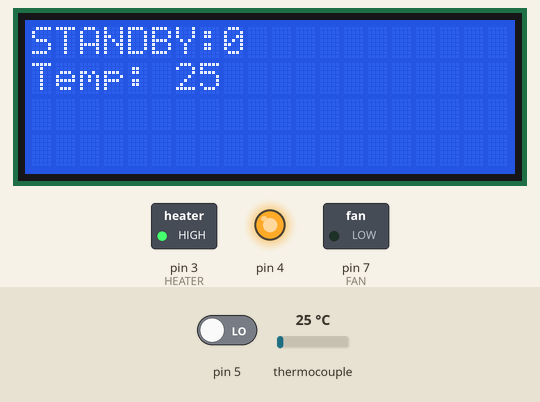
Bench run of a sketch on a simulated Arduino Uno, built with avr-gcc and run on an emulated ATmega328P. Shown: 20×4 character LCD, switched loads named in the sketch (green lamp = pin HIGH), output pins drawn as LEDs (lit = HIGH). Dashed ring = blinking. The inputs (shaded band) are chosen by the test bench; at power-on: pin 5 LOW, thermocouple 25 °C. Pins used as bus, display or sensor lines are not drawn; what the sketch prints to the serial monitor is not drawn.

Above: at 1.2 s.
1.3 s: pin 5 driven HIGH
At 2.8 s:
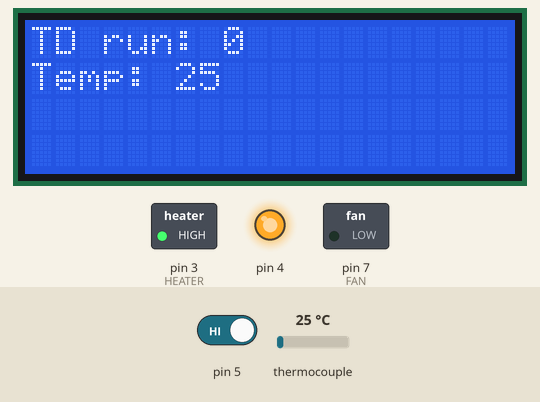
4.3 s: thermocouple set to 6 °C
At 5.8 s:
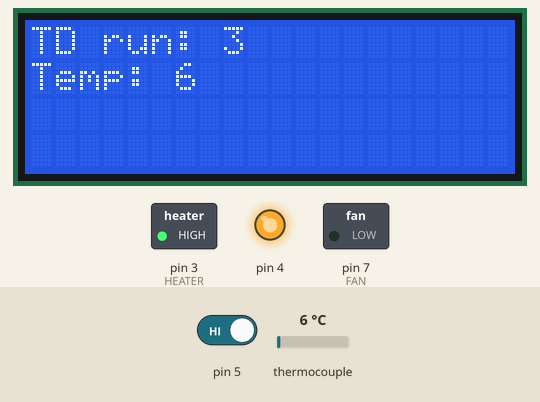
7.3 s: thermocouple set to 75 °C
At 8.4 s:
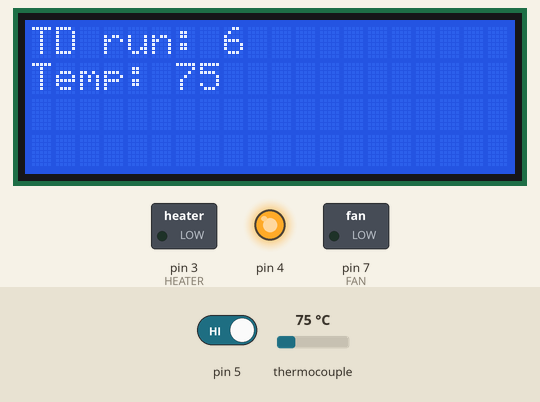
10.3 s: pin 5 driven LOW
At 11.8 s:
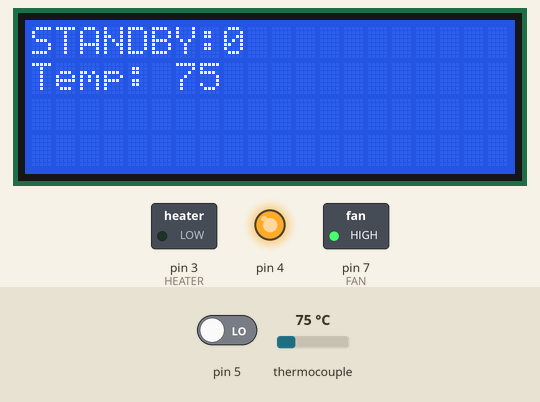
13.3 s: thermocouple set to 2 °C
At 14.8 s:
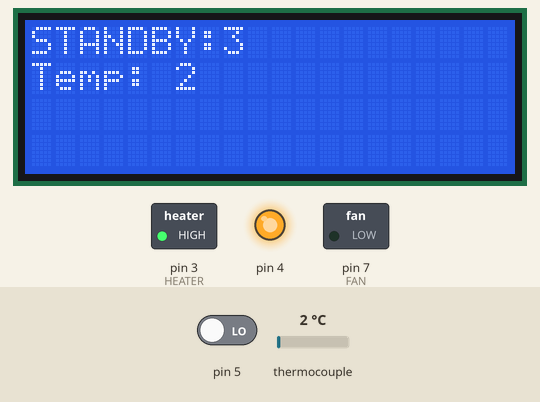
16.3 s: thermocouple set to 34 °C
At 17.7 s:
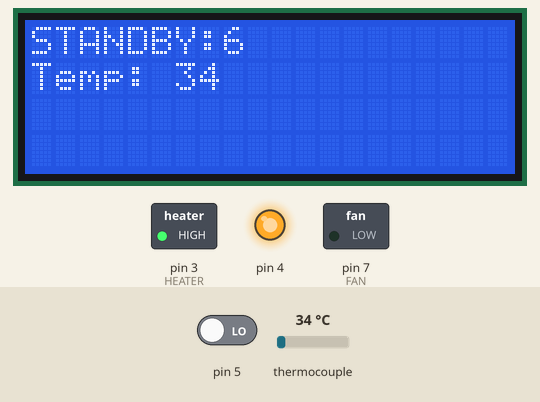
19.3 s: thermocouple set to 39 °C
Timing chart, 0 to 23.3 s (numbered marks = the images above; inputs shaded):
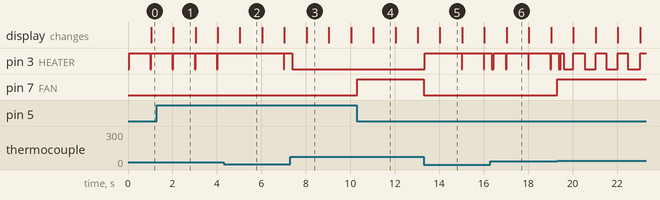

Measured:
- after the input at 1.3 s, the display: changes after 0.74 s (image 1)
- after the input at 10.3 s, pin 7 (FAN): LOW → HIGH at once; the display: changes after 0.73 s (image 4)
- after the input at 13.3 s, pin 3 (HEATER): goes HIGH 1.7 s, LOW 0.03 s, HIGH 0.97 s, LOW 0.03 s, then HIGH, starting after 0.05 s; pin 7 (FAN): HIGH → LOW at once
- after the input at 19.3 s, pin 7 (FAN): LOW → HIGH at once
- what the display in image 1 shows lasts 1.0 s, from 2.0 s to 3.0 s

The sketch:

TD-Roy.ino
```cpp
#include <Adafruit_MAX31855.h>
#include <SoftwareSerial.h>
#include <LiquidCrystal_I2C.h>
#include "PID_v1.h"

#define MAXDO   10
#define MAXCS   13
#define MAXCLK  9
#define HEATER 3
#define FAN 7


// initialize the Thermocouple
Adafruit_MAX31855 thermocouple(MAXCLK, MAXCS, MAXDO);

//Define Variables we'll be connecting to
double Setpoint, Input, Output;

//Specify the links and initial tuning parameters
PID myPID(&Input, &Output, &Setpoint, 100, 10, 5, DIRECT);

// initialize the library with the numbers of the interface pins
LiquidCrystal_I2C lcd(0x27, 20, 4);

unsigned short setTemp = 35;//the start temperature of the TD oven
int v = 0;//this is where the temp is stored (voltage autput of themocaouple aplifier)
short stendby = 0;//this is used for chase is the switcher regulating stendby is on or off

//array of temperature set of the program e.g. 2 min on 35C then ramp... etc
//unsigned short tempSets [] = {25,26,27,28,29,30,31,31,31,31,33,34,35,35,35,35,35,35,35,35,35,35,35,35,35,35,35,35,35,35,35,35,35,35,35,35,35,35,35,35,35,35,35,35,35,35,35,35,35,35,35,35,35,35,35,35,35,35,35,35,35,35,35,35,35,35,35,35,35,35,35,35,35,35,35,35,35,35,35,35,35,35,35,35,35,35,35,35,35,35,36,36,37,38,38,39,40,40,41,42,42,43,44,44,45,46,46,47,48,48,49,50,50,51,52,52,53,54,54,55,56,56,57,58,58,59,60,60,61,62,62,63,64,64,65,66,66,67,68,68,69,70,70,71,72,72,73,74,74,75,76,76,77,78,78,79,80,80,81,82,82,83,84,84,85,86,86,87,88,88,89,90,90,91,92,92,93,94,94,95,96,96,97,98,98,99,100,100,101,102,102,103,104,104,105,106,106,107,108,108,109,110,110,111,112,112,113,114,114,115,116,116,117,118,118,119,120,120,121,122,122,123,124,124,125,126,126,127,128,128,129,130,130,131,132,132,133,134,134,135,136,136,137,138,138,139,140,140,141,142,142,143,144,144,145,146,146,147,148,148,149,150,150,151,152,152,153,154,154,155,156,156,157,158,158,159,160,160,161,162,162,163,164,164,165,166,166,167,168,168,169,170,170,171,172,172,173,174,174,175,176,176,177,178,178,179,180,180,181,182,182,183,184,184,185,186,186,187,188,188,189,190,190,191,192,192,193,194,194,195,196,196,197,198,198,199,200,200,201,202,202,203,204,204,205,206,206,207,208,208,209,210,210,211,212,212,213,214,214,215,216,216,217,218,218,219,220,220,221,222,222,223,224,224,225,226,226,227,228,228,229,230,230,231,232,232,233,234,234,235,235,236,236,237,237,238,238,238,238,239,239,239,240,240,240,240,240,240,240,240,240,240,240,240,240,240,240,240,240,240,240,240,240,240,240,240,240,240,240,240,240,240,240,240,240,240,240,240,240,240,240,240,240,240,240,240,240,240,240,240,240,240,240,240,240,240,240,240,240,240,240,240,240,240,240,240,240,240,240,240,240,240,240,240,240,240,240,240,240,240,240,240,240,240,240,240,240,240,240,240,240,240,240,240,240,240,240,240,240,240,240,240,240,240,240,240,240,240,240,240,240,240,240,240,240,240,240,240,240,240,240,240,240,240,240,240,240,240,240,240,240,240,240,240,240,240,240,240,240,240,240,240,240,240,240,240,240,240,240,240,240,240,240,240,240,240,240,240,240,240,240,240,240,240,240,240,240,240,240,240,240,240,240,240,240,240,240,240,240,240,240,240,240,240,240,240,240,240,240,240,240,240,240,240,240,240,240,240,240,240,240,240,240,240,240,240,240,240,240,240,240,240,240,240,240,240,240,240,240,240,240,240,240,240,240,240,240,240,240,240,240,240,240,240,240,240,240,240,240,240,240,240,240,240,240,240,240,240,240,240,240,240,240,240,240,240,240,240,240,240,240,240,240,240,240,240,240,240,240,240,240,240,240,240,240,240,240,240,240,240,240,240,240,240,240,240,240,240,240,240,240,240,240,240,240,240,240,35,35,35,35,35,35,35,35,35,35,35,35,35,35,35,35,35,35,35,35,35,35,35,35,35,35,35,35,35,35,35,35,35,35,35,35,35,35,35,35,35,35,35,35,35,35,35,35,35,35,35,35,35,35,35,35,35,35,35,35,35,35,35,35,35,35,35,35,35,35,35,35,35,35,35,35,35,35,35,35,35,35,35,35,35,35,35,35,35,35,35,35,35,35,35,35,35,35,35,35,35,35,35,35,35,35,35,35,35,35,35,35,35,35,35,35,35,35,35,35};
unsigned short tempSets [] = {35, 35, 35, 35, 35, 35, 35, 35, 35, 35, 35, 35, 35, 35, 35, 35, 35, 35, 35, 35, 35, 35, 35, 35, 35, 35, 35, 35, 35, 35, 35, 35, 35, 35, 35, 35, 35, 35, 35, 35, 35, 35, 35, 35, 35, 35, 35, 35, 35, 35, 35, 35, 35, 35, 35, 35, 35, 35, 35, 35, 35, 35, 35, 35, 35, 35, 35, 35, 35, 35, 35, 35, 35, 35, 35, 35, 35, 35, 35, 35, 35, 35, 35, 35, 35, 35, 35, 35, 35, 35, 36, 36, 37, 38, 38, 39, 40, 40, 41, 42, 42, 43, 44, 44, 45, 46, 46, 47, 48, 48, 49, 50, 50, 51, 52, 52, 53, 54, 54, 55, 56, 56, 57, 58, 58, 59, 60, 60, 61, 62, 62, 63, 64, 64, 65, 66, 66, 67, 68, 68, 69, 70, 70, 71, 72, 72, 73, 74, 74, 75, 76, 76, 77, 78, 78, 79, 80, 80, 81, 82, 82, 83, 84, 84, 85, 86, 86, 87, 88, 88, 89, 90, 90, 91, 92, 92, 93, 94, 94, 95, 96, 96, 97, 98, 98, 99, 100, 100, 101, 102, 102, 103, 104, 104, 105, 106, 106, 107, 108, 108, 109, 110, 110, 111, 112, 112, 113, 114, 114, 115, 116, 116, 117, 118, 118, 119, 120, 120, 121, 122, 122, 123, 124, 124, 125, 126, 126, 127, 128, 128, 129, 130, 130, 131, 132, 132, 133, 134, 134, 135, 136, 136, 137, 138, 138, 139, 140, 140, 141, 142, 142, 143, 144, 144, 145, 146, 146, 147, 148, 148, 149, 150, 150, 151, 152, 152, 153, 154, 154, 155, 156, 156, 157, 158, 158, 159, 160, 160, 161, 162, 162, 163, 164, 164, 165, 166, 166, 167, 168, 168, 169, 170, 170, 171, 172, 172, 173, 174, 174, 175, 176, 176, 177, 178, 178, 179, 180, 180, 181, 182, 182, 183, 184, 184, 185, 186, 186, 187, 188, 188, 189, 190, 190, 191, 192, 192, 193, 194, 194, 195, 196, 196, 197, 198, 198, 199, 200, 200, 201, 202, 202, 203, 204, 204, 205, 206, 206, 207, 208, 208, 209, 210, 210, 211, 212, 212, 213, 214, 214, 215, 216, 216, 217, 218, 218, 219, 220, 220, 221, 222, 222, 223, 224, 224, 225, 226, 226, 227, 228, 228, 229, 230, 230, 231, 232, 232, 233, 234, 234, 235, 236, 236, 237, 238, 238, 239, 240, 241, 241, 242, 243, 243, 244, 245, 245, 246, 247, 247, 248, 249, 249, 250, 251, 251, 252, 253, 253, 254, 255, 255, 256, 257, 257, 258, 259, 259, 260, 261, 261, 262, 263, 263, 264, 265, 265, 266, 267, 267, 268, 269, 269, 270, 271, 271, 272, 273, 273, 274, 275, 275, 276, 277, 277, 278, 279, 279, 280, 281, 281, 282, 283, 283, 284, 285, 285, 286, 287, 287, 288, 289, 289, 290, 291, 291, 292, 293, 293, 294, 295, 295, 296, 297, 297, 298, 299, 299, 300, 301, 301, 302, 303, 303, 304, 305, 305, 306, 307, 307, 308, 309, 309, 310, 311, 311, 312, 313, 313, 314, 315, 315, 316, 317, 317, 318, 319, 319, 320, 321, 321, 322, 323, 323, 324, 325, 325, 326, 327, 327, 328, 329, 329, 330, 331, 331, 332, 333, 333, 334, 335, 335, 336, 337, 337, 338, 339, 339, 340, 341, 341, 342, 343, 343, 344, 345, 345, 346, 347, 347, 348, 349, 349, 350, 350, 350, 350, 350, 350, 350, 350, 350, 350, 350, 350, 350, 350, 350, 350, 350, 350, 350, 350, 350, 350, 350, 350, 350, 350, 350, 350, 350, 350, 350, 350, 350, 350, 350, 350, 350, 350, 350, 350, 350, 350, 350, 350, 350, 350, 350, 350, 350, 350, 350, 350, 350, 350, 350, 350, 350, 350, 350, 350, 350, 350, 350, 350, 350, 350, 350, 350, 350, 350, 350, 350, 350, 350, 350, 350, 350, 350, 350, 350, 350, 350, 350, 350, 350, 350, 350, 350, 350, 350, 350, 350, 350, 350, 350, 350, 350, 350, 350, 350, 350, 350, 350, 350, 350, 350, 350, 350, 350, 350, 350, 350, 350, 350, 350, 350, 350, 350, 350, 350, 350, 350, 350, 350, 350, 350, 350, 350, 350, 350, 350, 350, 350, 350, 350, 350, 350, 350, 350, 350, 350, 350, 350, 350, 350, 350, 350, 350, 350, 350, 350, 350, 350, 350, 350, 350, 350, 350, 350, 350, 350, 350, 350, 350, 350, 350, 350, 350, 350, 350, 350, 350, 350, 350, 350, 350, 350, 350, 350, 350, 350, 35, 35, 35, 35, 35, 35, 35, 35, 35, 35, 35, 35, 35, 35, 35, 35, 35, 35, 35, 35, 35, 35, 35, 35, 35, 35, 35, 35, 35, 35, 35, 35, 35, 35, 35, 35, 35, 35, 35, 35, 35, 35, 35, 35, 35, 35, 35, 35, 35, 35, 35, 35, 35, 35, 35, 35, 35, 35, 35, 35, 35, 35, 35, 35, 35, 35, 35, 35, 35, 35, 35, 35, 35, 35, 35};

int WindowSize = 1000;//this is number of miliseconds in which is PID loop executed
unsigned long windowStartTime;//absolute start of a prog
unsigned long freshStartTime;//start in miliseconds after the switcher is trigered on or off for the stendby

void setup() {
  // put your setup code here, to run once:
  windowStartTime = millis();
  freshStartTime =  windowStartTime;
  Serial.begin(9600);
  lcd.init();
  lcd.backlight();


  pinMode(MAXCLK, OUTPUT);
  pinMode(MAXDO, INPUT);
  pinMode(MAXCS, OUTPUT);
  pinMode(FAN, OUTPUT);//to the fan
  pinMode(HEATER, OUTPUT); //to the Heater

  //switching pins
  pinMode(4, OUTPUT);
  digitalWrite(4, HIGH); //one end off swither
  pinMode(5, INPUT);

  digitalWrite(MAXCS, HIGH);
  digitalWrite(MAXCLK, LOW);
  digitalWrite(FAN, LOW); //fan off

  Input = thermocouple.readCelsius();

  //tell the PID to range between 0 and the full window size
  myPID.SetOutputLimits(0, WindowSize);

  //turn the PID on
  myPID.SetMode(AUTOMATIC);
  // tempSets = setRamp();

}

void loop() {

  v = thermocouple.readCelsius();

  lcd.setCursor(0, 0);


  if (digitalRead(5) == HIGH) { //swither on
    //time = int(millis());//time in seconds since started
    unsigned long now = millis();
    if (stendby == 1) {
      Serial.println("inside ON");
      freshStartTime = millis();
      stendby = 0;
    }


    digitalWrite(7, LOW); //fan off

    if (int((now - freshStartTime) / 1000) >= 742) { //800
      Setpoint = setTemp;
      if (v > (Setpoint)) {
        digitalWrite(FAN, HIGH); //fan on
      }
    }
    else {
      Setpoint = tempSets[(now - freshStartTime) / 1000];
      //Setpoint = setTemp;
    }

    if (v == -1)   {
      Serial.print("No sensor \n");
      lcd.init(); //roy
      lcd.backlight(); //roy
      lcd.setCursor(0, 0); //roy
      lcd.print("No sensor"); //roy
      //analogWrite(3,0);

    }
    else   {

      Input = v;
      myPID.Compute();

      if (now - windowStartTime > WindowSize) {
        //time to shift the Relay Window
        windowStartTime += WindowSize;
        Serial.print("Time: ");
        Serial.print((now - freshStartTime) / 1000);
        Serial.print("   GetTemp: ");
        Serial.print(Input);
        Serial.print("   Output: ");
        Serial.print(Output);
        Serial.print("   SetTemp: ");
        Serial.print(Setpoint);
        Serial.println("   Sequence ON !!!");
        lcd.clear();
        lcd.setCursor(0, 0);
        lcd.print("TD run:");
        lcd.setCursor(8, 0);
        lcd.print((now - freshStartTime) / 1000);
        lcd.setCursor(0, 1);
        lcd.print("Temp: ");
        lcd.setCursor(6, 1);
        lcd.print(Input,0);
      }

      if (Output > now - windowStartTime) digitalWrite(HEATER, HIGH);
      else digitalWrite(HEATER, LOW);

      //analogWrite(3,Output);
    }
  }//end digitl readline
  else { //stendby
    if (stendby == 0) { //it supeso to go automaticaly into stedby mode
      Serial.println("inside STENDBY");
      freshStartTime = millis();
      stendby = 1;
    }
    unsigned long now = millis();
    Setpoint = setTemp;
    if (v > (Setpoint)) {
      digitalWrite(FAN, HIGH); //fan on
    }
    else {
      digitalWrite(FAN, LOW); //fan on
    }
    if (v == -1)   {
      Serial.print("No sensor \n");
      lcd.init(); //roy
      lcd.backlight(); //roy
      lcd.setCursor(0, 0); //roy
      lcd.print("No sensor"); //roy
      //analogWrite(3,0);

    }
    else   {

      Input = v;
      myPID.Compute();

      if (now - windowStartTime > WindowSize) {
        //time to shift the Relay Window
        windowStartTime += WindowSize;
        Serial.print("Time: ");
        Serial.print((now - freshStartTime) / 1000);
        Serial.print("   GetTemp: ");
        Serial.print(Input);
        Serial.print("   Output: ");
        Serial.print(Output);
        Serial.print("   SetTemp: ");
        Serial.print(Setpoint);
        Serial.println("   STANDBY !!!");
        lcd.clear();
        lcd.setCursor(0, 0);
        lcd.print("STANDBY:");
        lcd.setCursor(8, 0);
        lcd.print((now - freshStartTime) / 1000);
        lcd.setCursor(0, 1);
        lcd.print("Temp: ");
        lcd.setCursor(6, 1);
        lcd.print(Input,0);
      }

      if (Output > now - windowStartTime) digitalWrite(HEATER, HIGH);
      else digitalWrite(HEATER, LOW);

      //analogWrite(3,Output);
    }

  }

}
```
